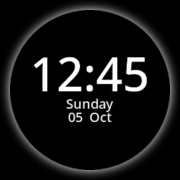
#> input picture images/preview/preview.png, 180 x 180 px
$ python preview.py ../images/preview/preview.png
#> lines starting #> are read from the running program, lines starting #| are printed output that depends on the picture
#!/usr/bin/env python3
"""Create a glow-border watchface preview PNG from an existing image."""

from __future__ import annotations

import argparse
from pathlib import Path

try:
    from PIL import Image, ImageDraw, ImageFilter
except ImportError as exc:  # pragma: no cover - this is an environment hint.
    raise SystemExit(
        "create_preview.py needs Pillow. Install it with: python3 -m pip install Pillow"
    ) from exc


def process_preview(
    src_path: Path,
    dest_path: Path,
    scale: float = 0.75,
    glow_color: tuple[int, int, int, int] = (255, 255, 255, 255),
    glow_radius: int = 10,
    corner_radius: int | None = None,
    antialias_scale: int = 4,
) -> Image.Image:
    """Create and save a preview with a soft glow and black background.

    `corner_radius` is the radius for the source image's full-size display.
    When supplied it is scaled by `scale` so the preview keeps the same shape.
    When omitted, half of the preview size is used, which creates a circular
    crop for square watchface images.
    """
#> called with scale = 0.75, glow_color = (255, 255, 255, 255), glow_radius = 10, antialias_scale = 4
    source = Image.open(src_path).convert("RGBA")
#> source is the input picture: PIL image 180x180 RGBA; mean R, G, B, A 20.1, 20.1, 20.1, 255
    final_size = (
        max(1, int(source.width * scale)),
        max(1, int(source.height * scale)),
    )
#> final_size = (135, 135)

    if corner_radius is None:
        scaled_corner_radius = min(final_size) // 2
#> scaled_corner_radius = 67
    else:
        scaled_corner_radius = max(0, int(corner_radius * scale))

    shrink = max(0, glow_radius)
    antialias_scale = max(1, int(antialias_scale))
    inner_size = (
        max(1, final_size[0] - 2 * shrink),
        max(1, final_size[1] - 2 * shrink),
    )
#> inner_size = (115, 115)

    resampling = getattr(Image, "Resampling", Image).BILINEAR
    image = source.resize(inner_size, resampling)
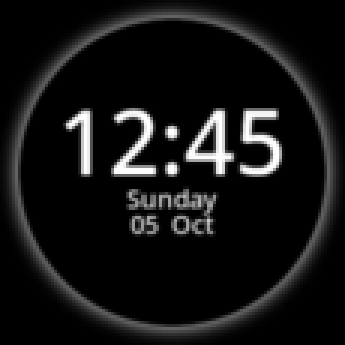
#> image: PIL image 115x115 RGBA (shown 3 times larger); mean R, G, B, A 20.1, 20.1, 20.1, 255

    mask_size = (inner_size[0] * antialias_scale, inner_size[1] * antialias_scale)
#> mask_size = (460, 460)
    mask = Image.new("L", mask_size, 0)
#> mask: PIL image 460x460 L; every value is 0
    draw = ImageDraw.Draw(mask)
    draw.rounded_rectangle(
        [(0, 0), (mask_size[0] - 1, mask_size[1] - 1)],
        radius=max(0, scaled_corner_radius - shrink) * antialias_scale,
        fill=255,
    )
    mask = mask.resize(inner_size, resampling)
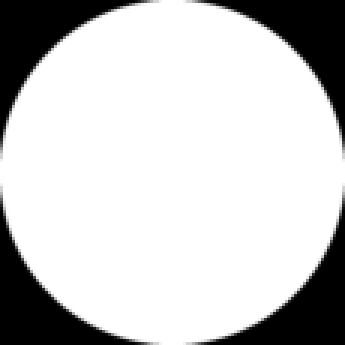
#> mask: PIL image 115x115 L (shown 3 times larger); min 0, max 255, mean 200.9
    image.putalpha(mask)
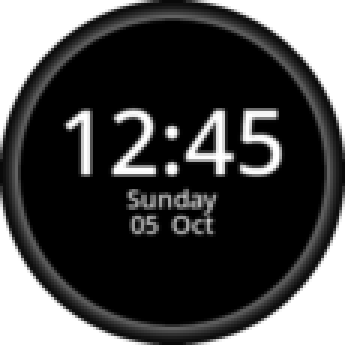
#> image: PIL image 115x115 RGBA (shown 3 times larger); mean R, G, B, A 20.1, 20.1, 20.1, 200.9; transparent parts drawn white

    canvas = Image.new("RGBA", final_size, (0, 0, 0, 0))
#> canvas: PIL image 135x135 RGBA; every value is 0
    # Build the glow from the same antialiased mask as the image.  This avoids
    # weaker corners when the display radius is rounded but not circular.
    glow_mask = Image.new("L", final_size, 0)
#> glow_mask: PIL image 135x135 L; every value is 0
    glow_mask.paste(mask, (shrink, shrink))
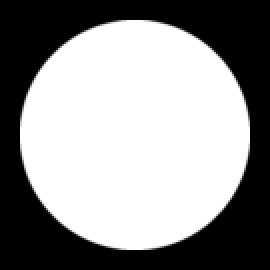
#> glow_mask: PIL image 135x135 L (shown 2 times larger); min 0, max 255, mean 145.8

    blurred = glow_mask.filter(ImageFilter.GaussianBlur(glow_radius / 2))
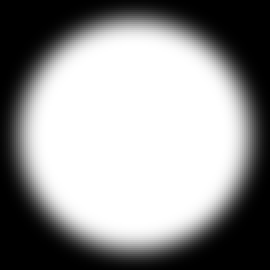
#> blurred: PIL image 135x135 L (shown 2 times larger); min 0, max 255, mean 145.8
    glow = Image.new("RGBA", final_size, glow_color)
#> glow: PIL image 135x135 RGBA; every value is 255
    glow.putalpha(blurred)

    result = Image.alpha_composite(canvas, glow)
    result.paste(image, (shrink, shrink), image)
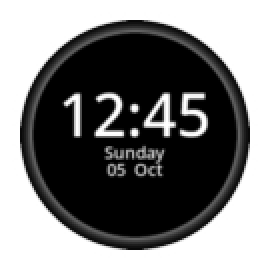
#> result: PIL image 135x135 RGBA (shown 2 times larger); mean R, G, B, A 84.1, 84.1, 84.1, 155; transparent parts drawn white

    black_background = Image.new("RGBA", final_size, (0, 0, 0, 255))
    result = Image.alpha_composite(black_background, result)
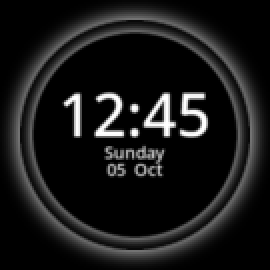
#> result: PIL image 135x135 RGBA (shown 2 times larger); mean R, G, B, A 24.8, 24.8, 24.8, 255
    dest_path.parent.mkdir(parents=True, exist_ok=True)
    result.save(dest_path, format="PNG")
    return result


def parse_color(value: str) -> tuple[int, int, int, int]:
    """Parse RRGGBB, #RRGGBB, RRGGBBAA, or #RRGGBBAA into RGBA."""
    text = value.strip().removeprefix("#")
    if len(text) not in (6, 8):
        raise argparse.ArgumentTypeError("color must be RRGGBB or RRGGBBAA")
    try:
        red = int(text[0:2], 16)
        green = int(text[2:4], 16)
        blue = int(text[4:6], 16)
        alpha = int(text[6:8], 16) if len(text) == 8 else 255
    except ValueError as exc:
        raise argparse.ArgumentTypeError("color must contain only hex digits") from exc
    return red, green, blue, alpha


def main() -> None:
    parser = argparse.ArgumentParser(
        description="Create a black-background glow preview PNG from an existing image."
    )
    parser.add_argument("input", type=Path, help="Source image, for example watchface.png")
    parser.add_argument(
        "output",
        type=Path,
        nargs="?",
        help="Output preview PNG path; defaults to preview.png beside the input",
    )
    parser.add_argument(
        "--scale",
        type=float,
        default=0.75,
        help="Preview size as a fraction of the source image size",
    )
    parser.add_argument(
        "--corner-radius",
        type=int,
        default=None,
        help="Full-size display corner radius; scaled to the preview size",
    )
    parser.add_argument("--glow-radius", type=int, default=10, help="Glow margin/blur radius")
    parser.add_argument(
        "--antialias-scale",
        type=int,
        default=4,
        help="Mask supersampling factor for smoother rounded edges",
    )
    parser.add_argument(
        "--glow-color",
        type=parse_color,
        default=(255, 255, 255, 255),
        help="Glow color as RRGGBB or RRGGBBAA",
    )
    args = parser.parse_args()

    output = args.output if args.output is not None else args.input.with_name("preview.png")
    preview = process_preview(
        args.input,
        output,
        scale=args.scale,
        glow_color=args.glow_color,
        glow_radius=args.glow_radius,
        corner_radius=args.corner_radius,
        antialias_scale=args.antialias_scale,
    )
    print(f"Saved {output} ({preview.width}x{preview.height})")
#| Saved ../images/preview/preview.png (135x135)


if __name__ == "__main__":
    main()
